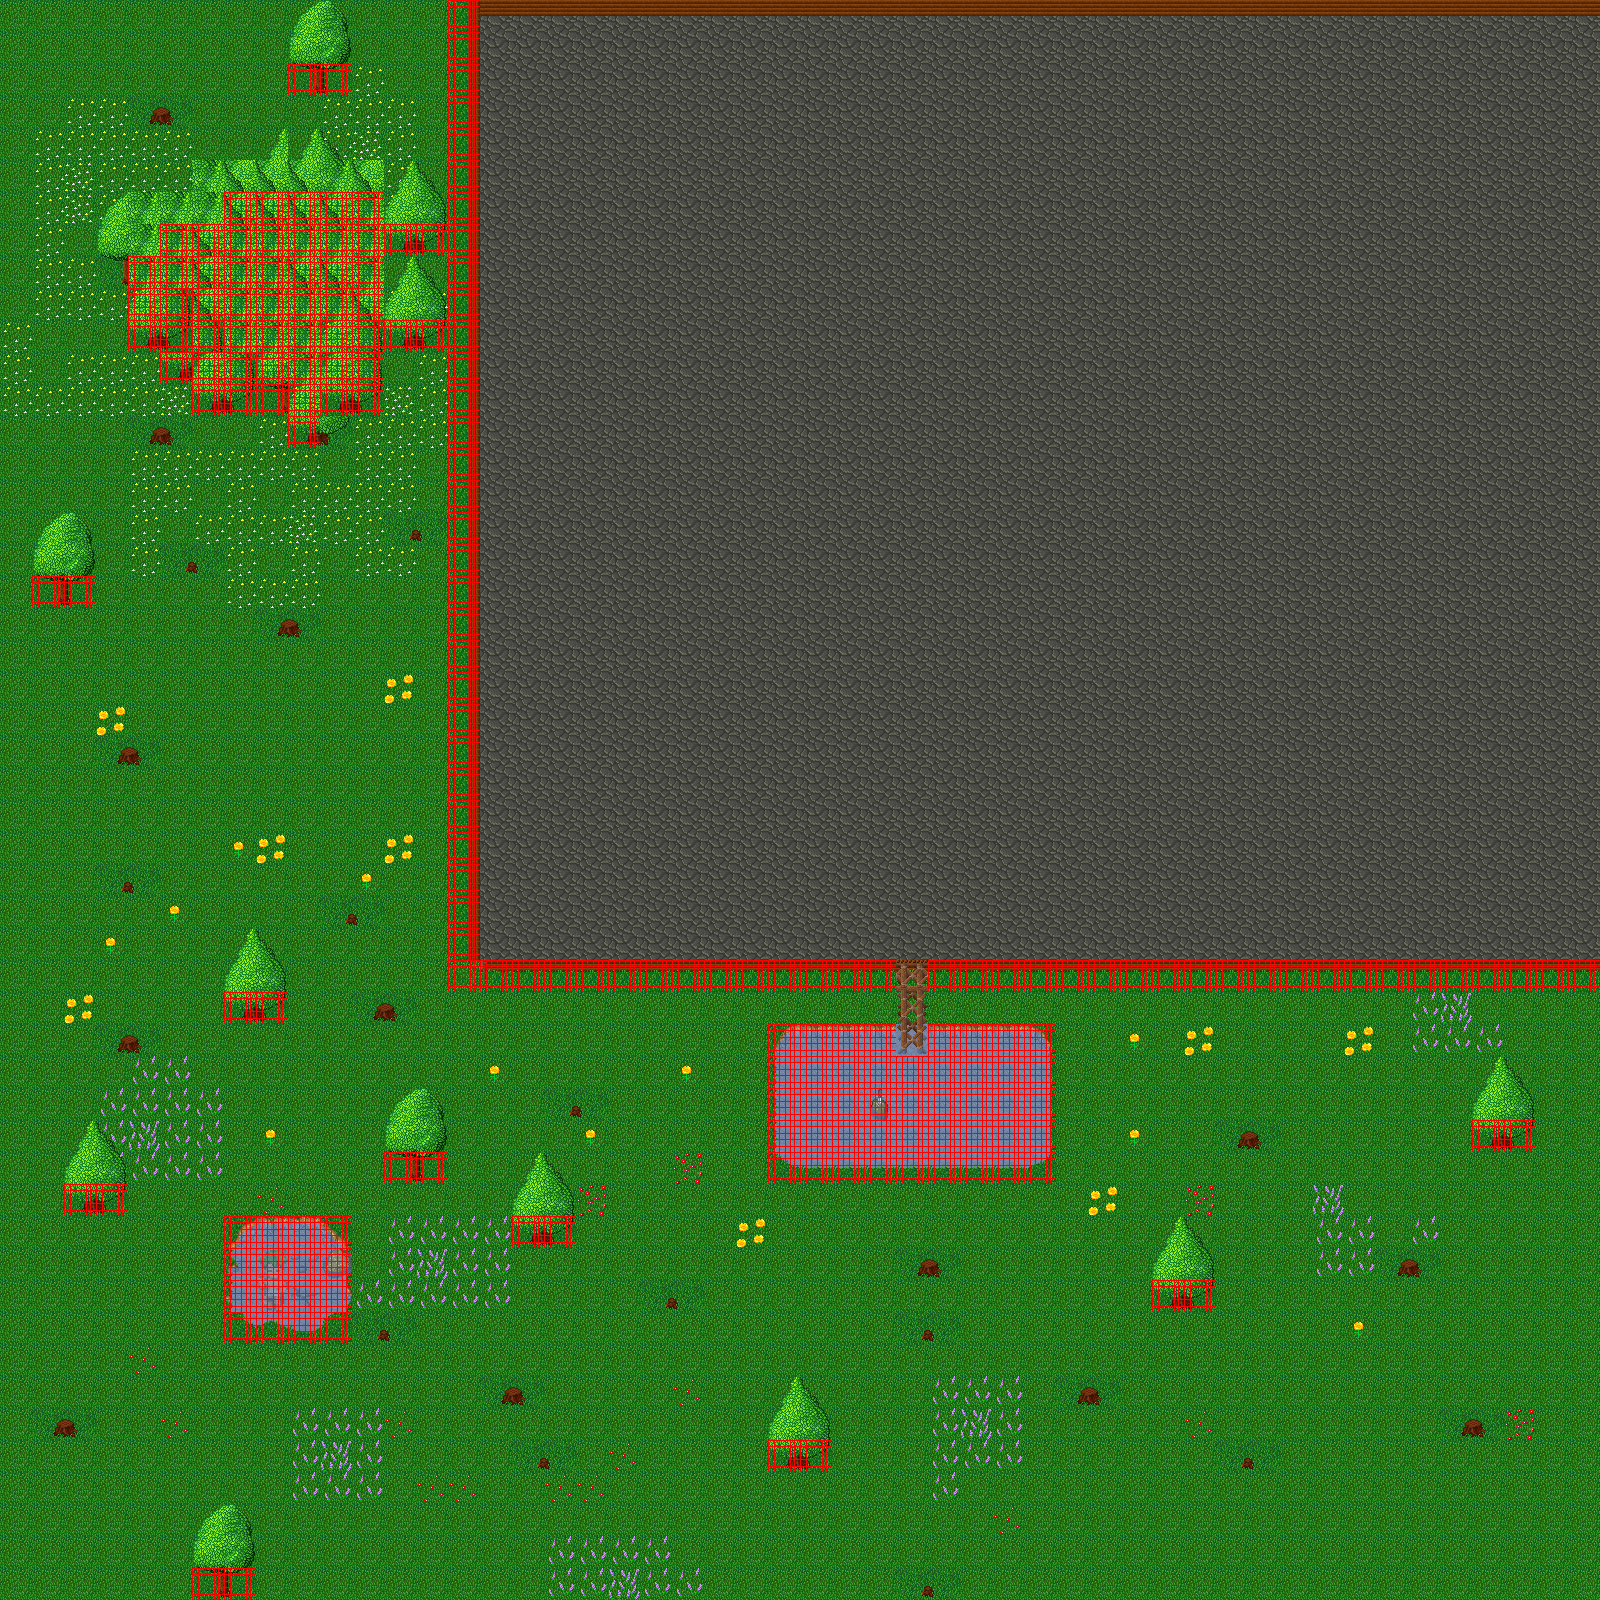

Tiled map render using the project's own tile images. Description and the map definition, with tile-layer contents summarised, below:
An orthogonal 50x50 tile map with 32x32 px tiles, 9 tile layers (Floor, Grass, Wall, Lake, ...), 2 tilesets.

<map version="1.0" orientation="orthogonal" renderorder="right-down" width="50" height="50" tilewidth="32" tileheight="32" nextobjectid="1">
 <tileset firstgid="1" name="Woodland_Tileset" tilewidth="32" tileheight="32">
  <image source="../Tiles/Woodland_Tileset.png" trans="000000" width="512" height="512" />
 </tileset>
 <tileset firstgid="257" name="meta" tilewidth="32" tileheight="32">
  <tile id="0">
   <image width="32" height="32" source="../Tiles/mesh_green.png" />
  </tile>
  <tile id="1">
   <properties>
    <property name="collision" value="true" />
   </properties>
   <image width="32" height="32" source="../Tiles/mesh_red.png" />
  </tile>
 </tileset>
 <layer name="Floor" width="50" height="50">
  <data>[2500 cells, 2500 non-empty, 1 distinct tile ids]</data>
 </layer>
 <layer name="Grass" width="50" height="50">
  <data>[2500 cells, 1385 non-empty, 1 distinct tile ids]</data>
 </layer>
 <layer name="Wall" width="50" height="50">
  <data>[2500 cells, 100 non-empty, 4 distinct tile ids]</data>
 </layer>
 <layer name="Lake" width="50" height="50">
  <data>[2500 cells, 61 non-empty, 25 distinct tile ids]</data>
 </layer>
 <layer name="Flower" width="50" height="50">
  <data>[2500 cells, 221 non-empty, 8 distinct tile ids]</data>
 </layer>
 <layer name="Tree" width="50" height="50">
  <data>[2500 cells, 139 non-empty, 14 distinct tile ids]</data>
 </layer>
 <layer name="Stubbe" width="50" height="50">
  <data>[2500 cells, 48 non-empty, 4 distinct tile ids]</data>
 </layer>
 <layer name="Lakeclutter" width="50" height="50">
  <data>[2500 cells, 5 non-empty, 5 distinct tile ids]</data>
 </layer>
 <layer name="meta" width="50" height="50">
  <data>[2500 cells, 199 non-empty, 1 distinct tile ids]</data>
 </layer>
</map>
